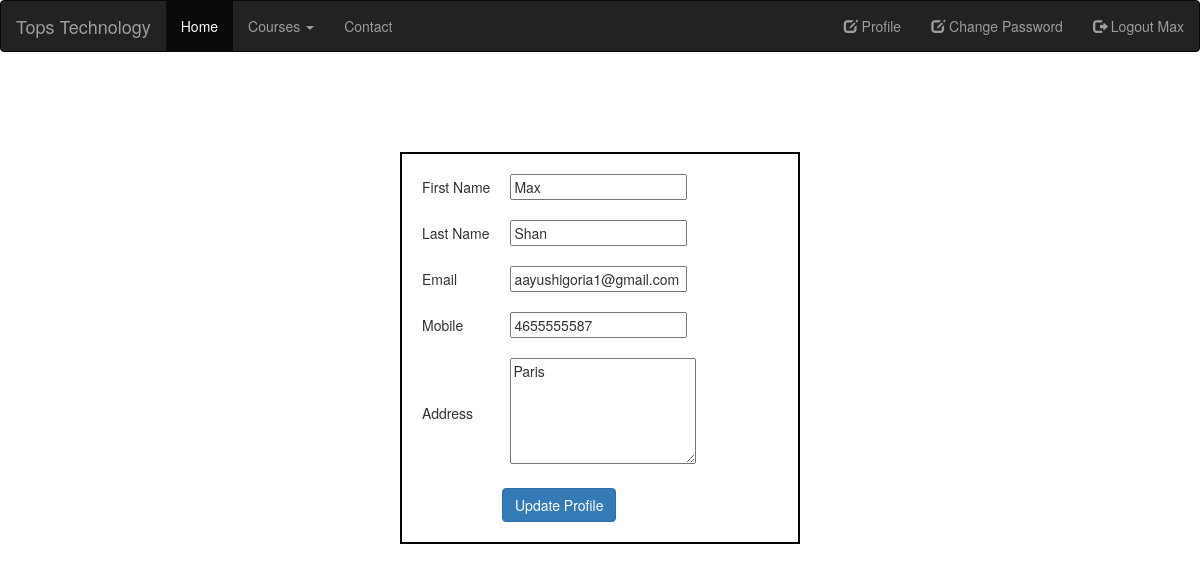
/profile/ (signed in), run on the app's committed database.
### myapp/models.py (models this page shows, shortened)
class User(models.Model):
    fname=models.CharField(max_length=100)
    lname=models.CharField(max_length=100)
    email=models.EmailField()
    mobile=models.PositiveIntegerField()
    address=models.TextField()
    password=models.CharField(max_length=100)

### myapp/views.py (the view)
# urls.py: path('profile/',views.profile,name='profile'),
def profile(request):
    user=User.objects.get(email=request.session['email'])
    if request.method=="POST":
        user.fname=request.POST['fname']
        user.lname=request.POST['lname']
        user.mobile=request.POST['mobile']
        user.address=request.POST['address']
        user.save()
        msg="Profile Updated Successfully!!"
        return render(request,'profile.html',{'user': user,'msg':msg})
    else:
        return render(request,'profile.html',{'user': user})

### myapp/templates/profile.html (shortened to what this page needs)
{% extends 'header.html' %}
{% block content %}
<!DOCTYPE html>
<html lang="en">
<head>
</head>
<body>
   <form class="contact-form " name="profile" method="POST" action="{% url 'profile' %}">
    <table>
        <tr>
            <td>First Name</td>
            <td><input type="text" name="fname" value={{user.fname}} ></td>
        </tr>
        <tr>
            <td>Last Name</td>
            <td><input type="text" name="lname" value={{user.lname}}></td>
        </tr>
        <tr>
            <td>Email</td>
            <td><input type="text" name="email" readonly value={{user.email}}></td>
        </tr>
        <tr>
            <td>Mobile</td>
            <td><input type="text" name="mobile" value={{user.mobile}}></td>
        </tr>
        <tr>
            <td>Address</td>
            <td><textarea rows="5" cols="22" name="address">{{user.address}}</textarea></td>
        </tr>
        <tr>
            <td colspan="2" align ="center">
                <input type="submit" value="Update Profile" class="btn btn-primary">
            </td>
        </tr>
    </table>
   </form>
</body>
</html>
{% endblock %}

### myapp/templates/header.html (shortened to what this page needs)
<!DOCTYPE html>
<html lang="en">
<head>
    <link rel="stylesheet" href="https://maxcdn.bootstrapcdn.com/bootstrap/3.4.1/css/bootstrap.min.css">
</head>
<body>
    <nav class="navbar navbar-inverse ">
        <div class="container-fluid">
            <div class="navbar-header">
                <a class="navbar-brand" href="/">Tops Technology</a>
            </div>
                <ul class="nav navbar-nav">
                    <li class="active"><a href="/">Home</a></li>
                    <li class="dropdown"><a class="dropdown-toggle" data-toggle="dropdown" href="#">Courses <span class="caret"></span></a>
                    </li>
                    <li><a href="{% url 'contact' %}">Contact</a></li>
                </ul>
                <ul class="nav navbar-nav navbar-right">
                    {% if request.session.email %}
                        <li><a href="{% url 'profile' %}"><span class="glyphicon glyphicon-edit"></span> Profile</a></li>
                        <li><a href="{% url 'change-password' %}"><span class="glyphicon glyphicon-edit"></span> Change Password</a></li>
                        <li><a href="{% url 'logout' %}"><span class="glyphicon glyphicon-log-out"></span> Logout {{request.session.fname}}</a></li>
                    {% else %}
                        <li><a href="{% url 'signup' %}"><span class="glyphicon glyphicon-user"></span> Sign Up</a></li>
                        <li><a href="{% url 'login' %}"><span class="glyphicon glyphicon-log-in"></span> Login</a></li>
                    {% endif %}
                </ul>
            </div>
   </nav>
   {% block content %}
   {% endblock %}
</body>
</html>

### myapp/templates/header.html (style rules this page uses)
tr,td { padding: 10px; }
.contact-form { margin-left: auto; margin-right: auto; margin-top: 100px; border: 2px solid black; width: 400px; padding: 10px; }

### data on the page
User: session.fname "Max", fname "Max", lname "Shan", email "aayushigoria1@gmail.com", mobile "4655555587", address "Paris"
